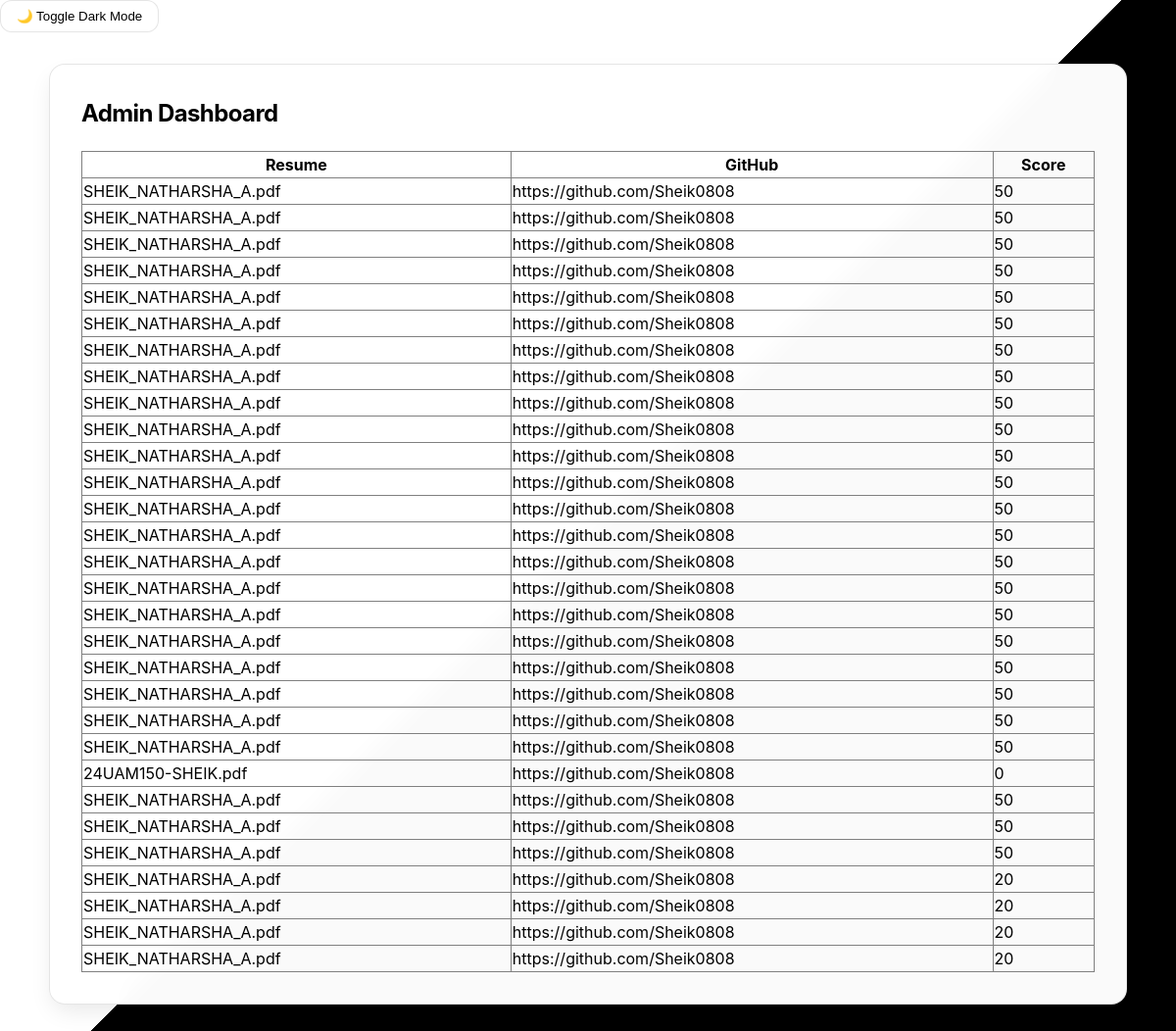
/admin, run on an earlier commit of the app's database.
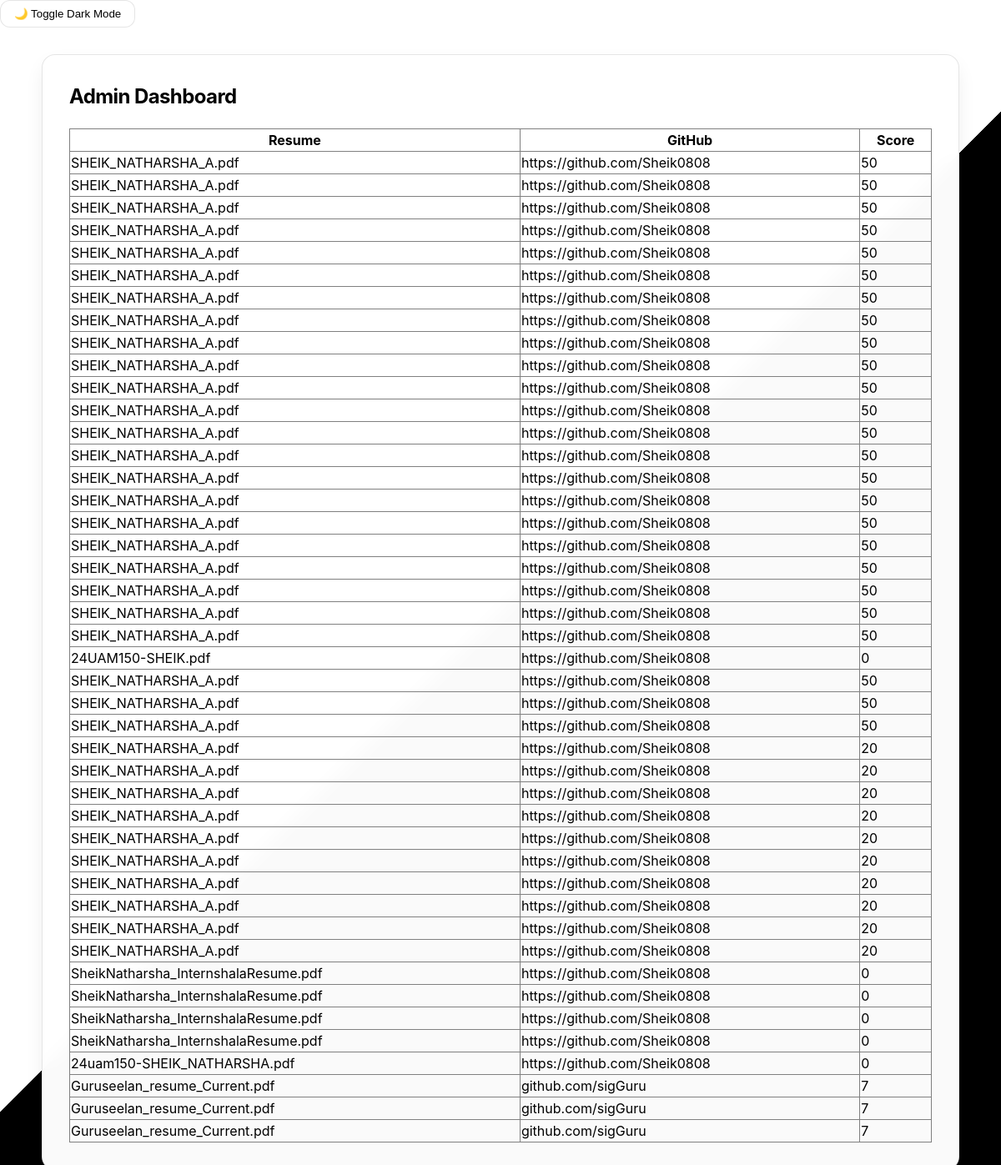
And on a later commit of the database.
### tables this page shows
CREATE TABLE results (
        resume TEXT,
        github TEXT,
        score INTEGER
    );

### app.py (the view)
@app.route("/admin")
def admin():
    conn = sqlite3.connect("database.db")
    cur = conn.cursor()
    cur.execute("SELECT * FROM results")
    rows = cur.fetchall()
    conn.close()
    return render_template("admin.html", rows=rows)

### templates/admin.html (shortened to what this page needs)
<!DOCTYPE html>
<html>
<head>
    <link rel="stylesheet" href="/static/style.css">
    <link rel="stylesheet" href="/static/dark.css">
</head>
<body>
    <button class="toggle-btn" onclick="toggleDark()">🌙 Toggle Dark Mode</button>
    <div class="container">
        <div class="card">
            <h2>Admin Dashboard</h2>
            <table border="1" style="width: 100%; border-collapse: collapse; margin-top: 15px;">
                <tr>
                    <th>Resume</th>
                    <th>GitHub</th>
                    <th>Score</th>
                </tr>
                {% for r in rows %}
                <tr>
                    <td>{{ r[0] }}</td>
                    <td>{{ r[1] }}</td>
                    <td>{{ r[2] }}</td>
                </tr>
                {% endfor %}
            </table>
        </div>
    </div>
</body>
</html>

### static/style.css (style rules this page uses)
:root { --primary: #000000; --primary-hover: #1f2937; --secondary: #4b5563; --success: #059669; --danger: #dc2626; --background: #ffffff; --foreground: #000000; --card-bg: rgba(255, 255, 255, 0.98); --card-border: rgba(0, 0, 0, 0.1); --shadow: 0 10px 25px -5px rgba(0, 0, 0, 0.1); --font-sans: 'Inter', system-ui, -apple-system, sans-serif; --bg-split-light: linear-gradient(135deg, #ffffff 50%, #000000 50%); --bg-split-dark: linear-gradient(135deg, #000000 50%, #1f2937 50%); }
body { font-family: var(--font-sans); background-color: var(--background); background-image: var(--bg-split-light); background-attachment: fixed; color: var(--foreground); margin: 0; line-height: 1.5; transition: all 0.4s ease; min-height: 100vh; }
.container { max-width: 1100px; margin: 0 auto; padding: 2rem; }
.card { background: var(--card-bg); backdrop-filter: blur(12px); -webkit-backdrop-filter: blur(12px); border: 1px solid var(--card-border); border-radius: 1rem; padding: 2rem; box-shadow: var(--shadow); margin-bottom: 2rem; transition: transform 0.2s ease, box-shadow 0.2s ease; }
h1, h2, h3 { margin-top: 0; font-weight: 700; letter-spacing: -0.025em; }
.toggle-btn { background: var(--card-bg); border: 1px solid var(--card-border); color: var(--foreground); padding: 0.5rem 1rem; border-radius: 0.75rem; cursor: pointer; font-weight: 500; backdrop-filter: blur(8px); transition: all 0.2s ease; }

What changed in the data, as far as the page shows it:
added results: resume "SHEIK_NATHARSHA_A.pdf", github "https://github.com/Sheik0808", score "20"
added results: resume "SHEIK_NATHARSHA_A.pdf", github "https://github.com/Sheik0808", score "20"
added results: resume "SHEIK_NATHARSHA_A.pdf", github "https://github.com/Sheik0808", score "20"
added results: resume "SHEIK_NATHARSHA_A.pdf", github "https://github.com/Sheik0808", score "20"
added results: resume "SHEIK_NATHARSHA_A.pdf", github "https://github.com/Sheik0808", score "20"
added results: resume "SHEIK_NATHARSHA_A.pdf", github "https://github.com/Sheik0808", score "20"
added results: resume "SheikNatharsha_InternshalaResume.pdf", github "https://github.com/Sheik0808", score "0"
added results: resume "SheikNatharsha_InternshalaResume.pdf", github "https://github.com/Sheik0808", score "0"
added results: resume "SheikNatharsha_InternshalaResume.pdf", github "https://github.com/Sheik0808", score "0"
added results: resume "SheikNatharsha_InternshalaResume.pdf", github "https://github.com/Sheik0808", score "0"
added results: resume "24uam150-SHEIK_NATHARSHA.pdf", github "https://github.com/Sheik0808", score "0"
added results: resume "Guruseelan_resume_Current.pdf", github "github.com/sigGuru", score "7"
added results: resume "Guruseelan_resume_Current.pdf", github "github.com/sigGuru", score "7"
added results: resume "Guruseelan_resume_Current.pdf", github "github.com/sigGuru", score "7"
